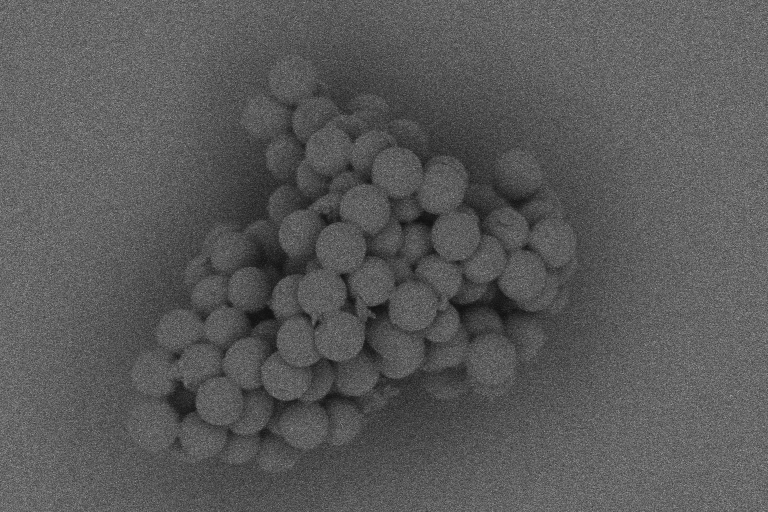
#> input picture trinity_sem_dataset/14MoSiO2 2025/2025-10-22_12-19-05-0-TrinityT1.tiff, 1536 x 1024 px (shown at 1/2 size)
$ python -i core_utils.py   (imports and definitions only)   (older library calls are emulated)
#> lines starting #> are read from the running program, lines starting #| are printed output that depends on the picture
#> further down, picture is the input picture: shape (1024, 1536, 3); min 13, max 237, mean 89
# [1 line not run here, left out]
import cv2
import numpy as np

def solve_poisson_equation(vector_field_x, vector_field_y, target_boundary_image=None):
    divergence_field = (vector_field_x - np.roll(vector_field_x, 1, axis=1)) + (vector_field_y - np.roll(vector_field_y, 1, axis=0))
    target_image_float32 = np.zeros_like(divergence_field, dtype=np.float32) if target_boundary_image is None else target_boundary_image.astype(np.float32)
    regularization_lambda = 2e-5
    forcing_function = divergence_field - regularization_lambda * target_image_float32
    padded_forcing_function = np.pad(forcing_function, ((0, forcing_function.shape[0]), (0, forcing_function.shape[1])), mode='symmetric')
    padded_height, padded_width = padded_forcing_function.shape
    frequency_u, frequency_v = np.meshgrid(np.fft.fftfreq(padded_width), np.fft.fftfreq(padded_height))
    frequency_denominator = (2 * np.cos(2 * np.pi * frequency_u) - 2) + (2 * np.cos(2 * np.pi * frequency_v) - 2) - regularization_lambda
    frequency_domain_solution = np.fft.fft2(padded_forcing_function) / frequency_denominator
    reconstructed_image = np.real(np.fft.ifft2(frequency_domain_solution))[:forcing_function.shape[0], :forcing_function.shape[1]]
    return reconstructed_image + (np.mean(target_image_float32) - np.mean(reconstructed_image))

def compute_itti_koch_saliency_map(source_image):
    internal_calculation_width, internal_calculation_height = 640, 480
    statistics_width, statistics_height = 40, 30
    original_height, original_width = source_image.shape[:2]
#> original_height = 1024; original_width = 1536

    resized_intensity_image = cv2.resize(source_image, (internal_calculation_width, internal_calculation_height), interpolation=cv2.INTER_AREA)
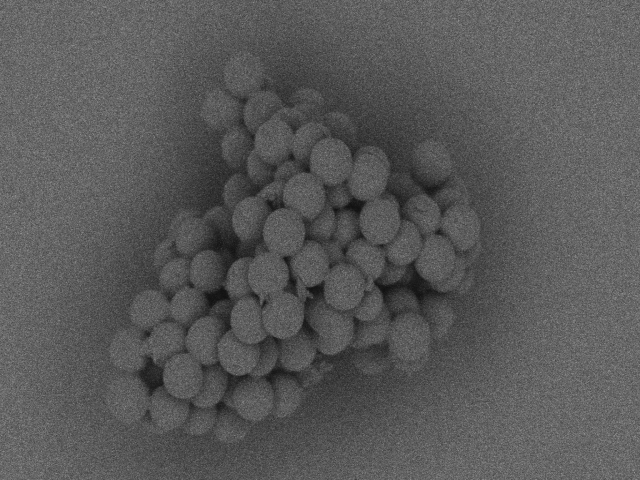
#> resized_intensity_image: shape (480, 640, 3); min 17, max 153, mean 89

    def build_gaussian_pyramid(base_image, pyramid_depth=9):
#> called with pyramid_depth = 9
        image_pyramid = [base_image]
        current_level_image = base_image
        for _ in range(pyramid_depth - 1):
            current_level_image = cv2.pyrDown(current_level_image)
            image_pyramid.append(current_level_image)
#> after the loop, image_pyramid = 9 items
        return image_pyramid

    intensity_pyramid = build_gaussian_pyramid(resized_intensity_image)
#> intensity_pyramid = 9 items

    gabor_orientations_degrees = [0, 45, 90, 135]
    orientation_pyramids = {orientation_angle: [] for orientation_angle in gabor_orientations_degrees}
    gabor_kernel_size = 9
    gabor_sigma = 2.5
    gabor_lambda = 5.0
    gabor_gamma = 0.5
    gabor_psi = 0

    for orientation_angle in gabor_orientations_degrees:
        orientation_angle_radians = np.deg2rad(orientation_angle)
        gabor_filter_kernel = cv2.getGaborKernel((gabor_kernel_size, gabor_kernel_size), gabor_sigma, orientation_angle_radians, gabor_lambda, gabor_gamma, gabor_psi, ktype=cv2.CV_32F)
        for pyramid_level_image in intensity_pyramid:
            filtered_image = cv2.filter2D(pyramid_level_image, cv2.CV_32F, gabor_filter_kernel)
            orientation_pyramids[orientation_angle].append(np.abs(filtered_image))

    center_surround_scale_pairs = [(2,5), (2,6), (3,6), (3,7), (4,7), (4,8)]
    intensity_feature_maps = []
    orientation_feature_maps = []

    def compute_center_surround_difference(center_scale_map, surround_scale_map):
        map_height, map_width = center_scale_map.shape
        resized_surround_map = cv2.resize(surround_scale_map, (map_width, map_height), interpolation=cv2.INTER_LINEAR)
        return np.abs(center_scale_map - resized_surround_map)

    for center_scale_index, surround_scale_index in center_surround_scale_pairs:
        intensity_feature_maps.append(compute_center_surround_difference(intensity_pyramid[center_scale_index], intensity_pyramid[surround_scale_index]))
        for orientation_angle in gabor_orientations_degrees:
            orientation_feature_maps.append(compute_center_surround_difference(orientation_pyramids[orientation_angle][center_scale_index], orientation_pyramids[orientation_angle][surround_scale_index]))
#> after the loop, intensity_feature_maps = []; orientation_feature_maps = []

    def apply_itti_normalization_operator(feature_map):
        normalized_map = (feature_map - feature_map.min()) / (feature_map.max() - feature_map.min() + 1e-12)
        downscaled_map_for_statistics = cv2.resize(normalized_map, (statistics_width, statistics_height), interpolation=cv2.INTER_AREA)
        dilated_map = cv2.dilate(downscaled_map_for_statistics, np.ones((3,3)))
        local_maxima_peaks = downscaled_map_for_statistics[(downscaled_map_for_statistics == dilated_map) & (downscaled_map_for_statistics > 0.0)]
        mean_of_local_maxima = local_maxima_peaks.mean() if len(local_maxima_peaks) > 0 else 0.0
        return normalized_map * ((downscaled_map_for_statistics.max() - mean_of_local_maxima)**2)

    def combine_feature_maps_to_conspicuity_map(feature_maps_list):
        combined_conspicuity_map = np.zeros((statistics_height, statistics_width), dtype=np.float32)
        for feature_map in feature_maps_list:
            resized_normalized_map = cv2.resize(apply_itti_normalization_operator(feature_map), (statistics_width, statistics_height), interpolation=cv2.INTER_LINEAR)
            combined_conspicuity_map += resized_normalized_map
        return combined_conspicuity_map

    final_saliency_map = (apply_itti_normalization_operator(combine_feature_maps_to_conspicuity_map(intensity_feature_maps)) +
                            apply_itti_normalization_operator(combine_feature_maps_to_conspicuity_map(orientation_feature_maps))) / 2.0
    return cv2.resize(final_saliency_map, (original_width, original_height), interpolation=cv2.INTER_LINEAR)

>>> import cv2
>>> picture = cv2.imread('../../../trinity_sem_dataset/14MoSiO2 2025/2025-10-22_12-19-05-0-TrinityT1.tiff')
#> (the run stopped early here; a loop or call above may not have finished)

$ run again, on trinity_sem_dataset/14MoSiO2 2025/2025-10-22_12-19-05-1-TrinityT2.tiff
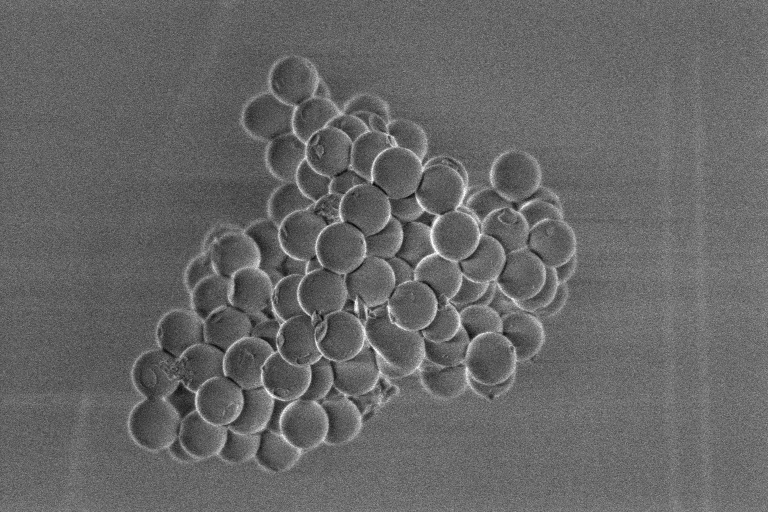
#> input picture trinity_sem_dataset/14MoSiO2 2025/2025-10-22_12-19-05-1-TrinityT2.tiff, 1536 x 1024 px (shown at 1/2 size)
#> picture is the input picture: shape (1024, 1536, 3); min 0, max 255, mean 102.3
#> in compute_itti_koch_saliency_map, `resized_intensity_image = cv2.resize(source_image, (internal_calculati..`:
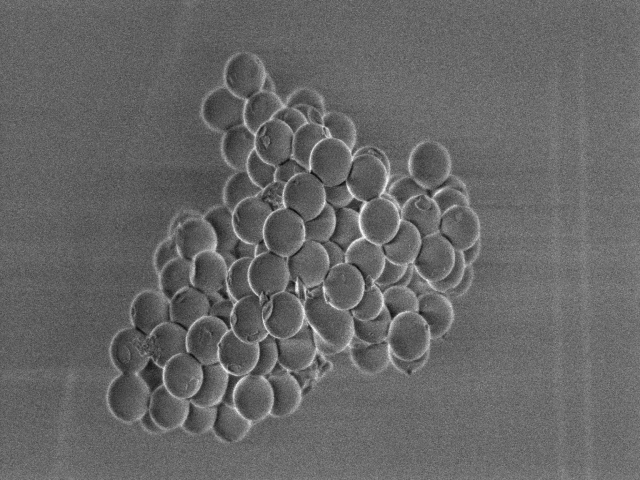
#> resized_intensity_image: shape (480, 640, 3); min 10, max 249, mean 102.3
#> the loop in build_gaussian_pyramid, `for _ in range(pyramid_depth - 1):` made 8 passes
#> pass 3, in build_gaussian_pyramid, `current_level_image = cv2.pyrDown(current_level_image)`:
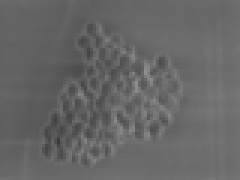
#> current_level_image: shape (60, 80, 3) (shown 3 times larger); min 57, max 143, mean 102.1
#> after the loop in build_gaussian_pyramid, `for _ in range(pyramid_depth - 1):`: image_pyramid = 9 items
#> after the loop in compute_itti_koch_saliency_map, `for center_scale_index, surround_scale_index in center_surround_scale_..`: intensity_feature_maps = []
